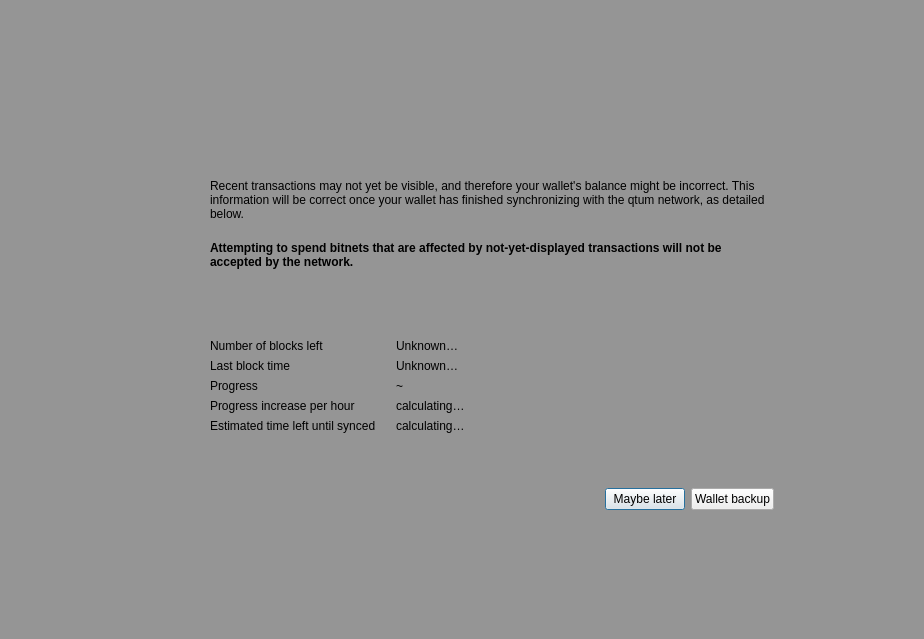
<?xml version="1.0" encoding="UTF-8"?>
<ui version="4.0">
 <class>ModalOverlay</class>
 <widget class="QWidget" name="ModalOverlay">
  <property name="geometry">
   <rect>
    <x>0</x>
    <y>0</y>
    <width>924</width>
    <height>639</height>
   </rect>
  </property>
  <property name="windowTitle">
   <string>Form</string>
  </property>
  <layout class="QVBoxLayout" name="verticalLayout" stretch="0">
   <property name="sizeConstraint">
    <enum>QLayout::SetDefaultConstraint</enum>
   </property>
   <property name="leftMargin">
    <number>0</number>
   </property>
   <property name="topMargin">
    <number>0</number>
   </property>
   <property name="rightMargin">
    <number>0</number>
   </property>
   <property name="bottomMargin">
    <number>0</number>
   </property>
   <item>
    <widget class="QWidget" name="bgWidget" native="true">
     <property name="styleSheet">
      <string notr="true">#bgWidget { background: rgba(0,0,0,96); }</string>
     </property>
     <layout class="QVBoxLayout" name="verticalLayoutMain" stretch="0">
      <property name="leftMargin">
       <number>120</number>
      </property>
      <property name="topMargin">
       <number>120</number>
      </property>
      <property name="rightMargin">
       <number>120</number>
      </property>
      <property name="bottomMargin">
       <number>120</number>
      </property>
      <item>
       <widget class="QWidget" name="contentWidget" native="true">
        <layout class="QVBoxLayout" name="verticalLayout_3" stretch="1,0">
         <property name="spacing">
          <number>0</number>
         </property>
         <property name="leftMargin">
          <number>0</number>
         </property>
         <property name="topMargin">
          <number>0</number>
         </property>
         <property name="rightMargin">
          <number>0</number>
         </property>
         <property name="bottomMargin">
          <number>0</number>
         </property>
         <item>
          <widget class="QStackedWidget" name="stackedWidget">
           <property name="currentIndex">
            <number>0</number>
           </property>
           <widget class="QWidget" name="page">
            <layout class="QVBoxLayout" name="verticalLayout_2">
             <property name="spacing">
              <number>0</number>
             </property>
             <property name="leftMargin">
              <number>30</number>
             </property>
             <property name="topMargin">
              <number>10</number>
             </property>
             <property name="rightMargin">
              <number>30</number>
             </property>
             <property name="bottomMargin">
              <number>10</number>
             </property>
             <item>
              <spacer name="verticalSpacer_3">
               <property name="orientation">
                <enum>Qt::Vertical</enum>
               </property>
               <property name="sizeType">
                <enum>QSizePolicy::Expanding</enum>
               </property>
               <property name="sizeHint" stdset="0">
                <size>
                 <width>20</width>
                 <height>40</height>
                </size>
               </property>
              </spacer>
             </item>
             <item>
              <layout class="QHBoxLayout" name="horizontalLayoutIconText" stretch="0,1">
               <property name="spacing">
                <number>20</number>
               </property>
               <property name="topMargin">
                <number>20</number>
               </property>
               <item>
                <layout class="QVBoxLayout" name="verticalLayoutIcon">
                 <item>
                  <widget class="QPushButton" name="warningIcon">
                   <property name="enabled">
                    <bool>false</bool>
                   </property>
                   <property name="text">
                    <string/>
                   </property>
                   <property name="iconSize">
                    <size>
                     <width>48</width>
                     <height>48</height>
                    </size>
                   </property>
                   <property name="flat">
                    <bool>true</bool>
                   </property>
                  </widget>
                 </item>
                 <item>
                  <spacer name="verticalSpacerWarningIcon">
                   <property name="orientation">
                    <enum>Qt::Vertical</enum>
                   </property>
                   <property name="sizeHint" stdset="0">
                    <size>
                     <width>20</width>
                     <height>40</height>
                    </size>
                   </property>
                  </spacer>
                 </item>
                </layout>
               </item>
               <item>
                <layout class="QVBoxLayout" name="verticalLayoutInfoText">
                 <property name="leftMargin">
                  <number>0</number>
                 </property>
                 <property name="topMargin">
                  <number>0</number>
                 </property>
                 <item>
                  <widget class="QLabel" name="infoText">
                   <property name="text">
                    <string>Recent transactions may not yet be visible, and therefore your wallet's balance might be incorrect. This information will be correct once your wallet has finished synchronizing with the qtum network, as detailed below.</string>
                   </property>
                   <property name="textFormat">
                    <enum>Qt::RichText</enum>
                   </property>
                   <property name="wordWrap">
                    <bool>true</bool>
                   </property>
                  </widget>
                 </item>
                 <item>
                  <widget class="QLabel" name="infoTextStrong">
                   <property name="font">
                    <font>
                     <weight>75</weight>
                     <bold>true</bold>
                    </font>
                   </property>
                   <property name="text">
                    <string>Attempting to spend bitnets that are affected by not-yet-displayed transactions will not be accepted by the network.</string>
                   </property>
                   <property name="textFormat">
                    <enum>Qt::RichText</enum>
                   </property>
                   <property name="wordWrap">
                    <bool>true</bool>
                   </property>
                  </widget>
                 </item>
                 <item>
                  <spacer name="verticalSpacerInTextSpace">
                   <property name="orientation">
                    <enum>Qt::Vertical</enum>
                   </property>
                   <property name="sizeHint" stdset="0">
                    <size>
                     <width>20</width>
                     <height>40</height>
                    </size>
                   </property>
                  </spacer>
                 </item>
                 <item>
                  <layout class="QFormLayout" name="formLayout">
                   <property name="fieldGrowthPolicy">
                    <enum>QFormLayout::ExpandingFieldsGrow</enum>
                   </property>
                   <property name="horizontalSpacing">
                    <number>20</number>
                   </property>
                   <property name="verticalSpacing">
                    <number>6</number>
                   </property>
                   <property name="topMargin">
                    <number>10</number>
                   </property>
                   <item row="0" column="0">
                    <widget class="QLabel" name="labelNumberOfBlocksLeft">
                     <property name="font">
                      <font>
                       <weight>50</weight>
                       <bold>false</bold>
                      </font>
                     </property>
                     <property name="text">
                      <string>Number of blocks left</string>
                     </property>
                    </widget>
                   </item>
                   <item row="0" column="1">
                    <widget class="QLabel" name="numberOfBlocksLeft">
                     <property name="sizePolicy">
                      <sizepolicy hsizetype="Expanding" vsizetype="Preferred">
                       <horstretch>0</horstretch>
                       <verstretch>0</verstretch>
                      </sizepolicy>
                     </property>
                     <property name="text">
                      <string>Unknown…</string>
                     </property>
                    </widget>
                   </item>
                   <item row="1" column="0">
                    <widget class="QLabel" name="labelLastBlockTime">
                     <property name="font">
                      <font>
                       <weight>50</weight>
                       <bold>false</bold>
                      </font>
                     </property>
                     <property name="text">
                      <string>Last block time</string>
                     </property>
                    </widget>
                   </item>
                   <item row="1" column="1">
                    <widget class="QLabel" name="newestBlockDate">
                     <property name="sizePolicy">
                      <sizepolicy hsizetype="Expanding" vsizetype="Preferred">
                       <horstretch>0</horstretch>
                       <verstretch>0</verstretch>
                      </sizepolicy>
                     </property>
                     <property name="text">
                      <string>Unknown…</string>
                     </property>
                    </widget>
                   </item>
                   <item row="2" column="0">
                    <widget class="QLabel" name="labelSyncDone">
                     <property name="font">
                      <font>
                       <weight>50</weight>
                       <bold>false</bold>
                      </font>
                     </property>
                     <property name="text">
                      <string>Progress</string>
                     </property>
                    </widget>
                   </item>
                   <item row="2" column="1">
                    <layout class="QHBoxLayout" name="horizontalLayoutSync" stretch="0,1">
                     <property name="spacing">
                      <number>6</number>
                     </property>
                     <item>
                      <widget class="QLabel" name="percentageProgress">
                       <property name="text">
                        <string notr="true">~</string>
                       </property>
                      </widget>
                     </item>
                    </layout>
                   </item>
                   <item row="4" column="0">
                    <widget class="QLabel" name="labelProgressIncrease">
                     <property name="font">
                      <font>
                       <weight>50</weight>
                       <bold>false</bold>
                      </font>
                     </property>
                     <property name="text">
                      <string>Progress increase per hour</string>
                     </property>
                    </widget>
                   </item>
                   <item row="4" column="1">
                    <widget class="QLabel" name="progressIncreasePerH">
                     <property name="sizePolicy">
                      <sizepolicy hsizetype="Expanding" vsizetype="Preferred">
                       <horstretch>0</horstretch>
                       <verstretch>0</verstretch>
                      </sizepolicy>
                     </property>
                     <property name="text">
                      <string>calculating…</string>
                     </property>
                    </widget>
                   </item>
                   <item row="5" column="0">
                    <widget class="QLabel" name="labelEstimatedTimeLeft">
                     <property name="font">
                      <font>
                       <weight>50</weight>
                       <bold>false</bold>
                      </font>
                     </property>
                     <property name="text">
                      <string>Estimated time left until synced</string>
                     </property>
                    </widget>
                   </item>
                   <item row="5" column="1">
                    <widget class="QLabel" name="expectedTimeLeft">
                     <property name="sizePolicy">
                      <sizepolicy hsizetype="Expanding" vsizetype="Preferred">
                       <horstretch>0</horstretch>
                       <verstretch>0</verstretch>
                      </sizepolicy>
                     </property>
                     <property name="text">
                      <string>calculating…</string>
                     </property>
                    </widget>
                   </item>
                  </layout>
                 </item>
                </layout>
               </item>
              </layout>
             </item>
             <item>
              <spacer name="verticalSpacer_4">
               <property name="orientation">
                <enum>Qt::Vertical</enum>
               </property>
               <property name="sizeHint" stdset="0">
                <size>
                 <width>20</width>
                 <height>40</height>
                </size>
               </property>
              </spacer>
             </item>
            </layout>
           </widget>
           <widget class="QWidget" name="page_2">
            <layout class="QVBoxLayout" name="verticalLayout_4">
             <property name="spacing">
              <number>15</number>
             </property>
             <property name="leftMargin">
              <number>30</number>
             </property>
             <property name="topMargin">
              <number>0</number>
             </property>
             <property name="rightMargin">
              <number>30</number>
             </property>
             <property name="bottomMargin">
              <number>0</number>
             </property>
             <item>
              <spacer name="verticalSpacer_2">
               <property name="orientation">
                <enum>Qt::Vertical</enum>
               </property>
               <property name="sizeHint" stdset="0">
                <size>
                 <width>20</width>
                 <height>40</height>
                </size>
               </property>
              </spacer>
             </item>
             <item>
              <layout class="QGridLayout" name="gridLayout">
               <item row="0" column="1">
                <widget class="QLabel" name="labelNote">
                 <property name="layoutDirection">
                  <enum>Qt::LeftToRight</enum>
                 </property>
                 <property name="text">
                  <string>Wallet backup prompt</string>
                 </property>
                 <property name="alignment">
                  <set>Qt::AlignLeading|Qt::AlignLeft|Qt::AlignVCenter</set>
                 </property>
                </widget>
               </item>
               <item row="1" column="1">
                <widget class="QLabel" name="labelMessage">
                 <property name="text">
                  <string>Please backup your wallet as soon as possible.
Please make sure to keep an updated antivirus and operating system. We can not recover Your funds if you visit phishing site or lose your backup. Please make sure to keep backups of your private keys or files. We do not store your private keys on this wallet. And you as a user, are entirely responsible for your funds and your own security.</string>
                 </property>
                 <property name="alignment">
                  <set>Qt::AlignLeading|Qt::AlignLeft|Qt::AlignVCenter</set>
                 </property>
                 <property name="wordWrap">
                  <bool>true</bool>
                 </property>
                </widget>
               </item>
               <item row="0" column="0">
                <widget class="QPushButton" name="warningIconBackup">
                 <property name="enabled">
                  <bool>false</bool>
                 </property>
                 <property name="sizePolicy">
                  <sizepolicy hsizetype="Fixed" vsizetype="Fixed">
                   <horstretch>0</horstretch>
                   <verstretch>0</verstretch>
                  </sizepolicy>
                 </property>
                 <property name="minimumSize">
                  <size>
                   <width>30</width>
                   <height>30</height>
                  </size>
                 </property>
                 <property name="maximumSize">
                  <size>
                   <width>30</width>
                   <height>30</height>
                  </size>
                 </property>
                 <property name="text">
                  <string/>
                 </property>
                 <property name="iconSize">
                  <size>
                   <width>30</width>
                   <height>30</height>
                  </size>
                 </property>
                 <property name="flat">
                  <bool>true</bool>
                 </property>
                </widget>
               </item>
               <item row="1" column="0">
                <spacer name="horizontalSpacer_2">
                 <property name="orientation">
                  <enum>Qt::Horizontal</enum>
                 </property>
                 <property name="sizeType">
                  <enum>QSizePolicy::Fixed</enum>
                 </property>
                 <property name="sizeHint" stdset="0">
                  <size>
                   <width>30</width>
                   <height>20</height>
                  </size>
                 </property>
                </spacer>
               </item>
              </layout>
             </item>
             <item>
              <spacer name="verticalSpacer">
               <property name="orientation">
                <enum>Qt::Vertical</enum>
               </property>
               <property name="sizeType">
                <enum>QSizePolicy::Expanding</enum>
               </property>
               <property name="sizeHint" stdset="0">
                <size>
                 <width>20</width>
                 <height>40</height>
                </size>
               </property>
              </spacer>
             </item>
            </layout>
           </widget>
          </widget>
         </item>
         <item>
          <widget class="QWidget" name="buttonsContainerWhite" native="true">
           <layout class="QHBoxLayout" name="horizontalLayout">
            <property name="leftMargin">
             <number>30</number>
            </property>
            <property name="topMargin">
             <number>15</number>
            </property>
            <property name="rightMargin">
             <number>30</number>
            </property>
            <item>
             <spacer name="horizontalSpacer">
              <property name="orientation">
               <enum>Qt::Horizontal</enum>
              </property>
              <property name="sizeHint" stdset="0">
               <size>
                <width>40</width>
                <height>20</height>
               </size>
              </property>
             </spacer>
            </item>
            <item>
             <widget class="QPushButton" name="closeButton">
              <property name="focusPolicy">
               <enum>Qt::StrongFocus</enum>
              </property>
              <property name="text">
               <string>Maybe later</string>
              </property>
              <property name="shortcut">
               <string>Esc</string>
              </property>
              <property name="default">
               <bool>true</bool>
              </property>
             </widget>
            </item>
            <item>
             <widget class="QPushButton" name="walletBackupButton">
              <property name="text">
               <string>Wallet backup</string>
              </property>
             </widget>
            </item>
           </layout>
          </widget>
         </item>
        </layout>
       </widget>
      </item>
     </layout>
    </widget>
   </item>
  </layout>
 </widget>
 <resources/>
 <connections/>
</ui>
